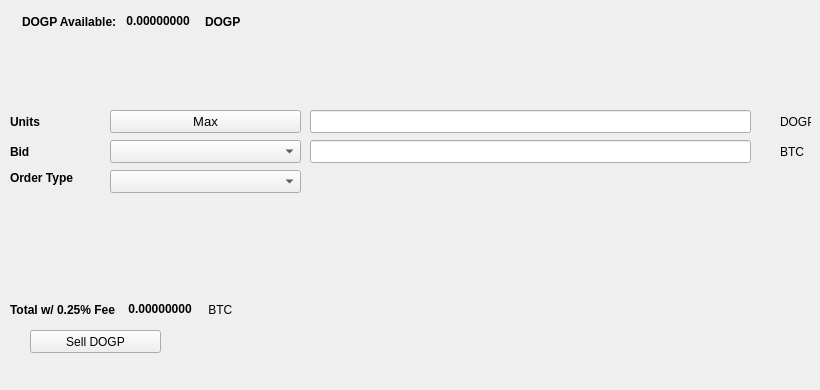
   <widget class="QWidget" name="SellTab">
    <attribute name="title">
     <string>Sell</string>
    </attribute>
    <widget class="QLabel" name="label_16">
     <property name="geometry">
      <rect>
       <x>780</x>
       <y>140</y>
       <width>31</width>
       <height>23</height>
      </rect>
     </property>
     <property name="text">
      <string>BTC</string>
     </property>
    </widget>
    <widget class="QComboBox" name="SellBidcomboBox">
     <property name="geometry">
      <rect>
       <x>110</x>
       <y>140</y>
       <width>191</width>
       <height>23</height>
      </rect>
     </property>
     <property name="font">
      <font>
       <pointsize>10</pointsize>
      </font>
     </property>
    </widget>
    <widget class="QLabel" name="label_18">
     <property name="geometry">
      <rect>
       <x>10</x>
       <y>110</y>
       <width>46</width>
       <height>23</height>
      </rect>
     </property>
     <property name="font">
      <font>
       <weight>75</weight>
       <bold>true</bold>
      </font>
     </property>
     <property name="text">
      <string>Units</string>
     </property>
    </widget>
    <widget class="QPushButton" name="Sell_Max_Amount">
     <property name="geometry">
      <rect>
       <x>110</x>
       <y>110</y>
       <width>191</width>
       <height>23</height>
      </rect>
     </property>
     <property name="font">
      <font>
       <pointsize>10</pointsize>
      </font>
     </property>
     <property name="text">
      <string>Max</string>
     </property>
    </widget>
    <widget class="QLabel" name="label_20">
     <property name="geometry">
      <rect>
       <x>10</x>
       <y>170</y>
       <width>91</width>
       <height>16</height>
      </rect>
     </property>
     <property name="font">
      <font>
       <weight>75</weight>
       <bold>true</bold>
      </font>
     </property>
     <property name="text">
      <string>Order Type</string>
     </property>
    </widget>
    <widget class="QComboBox" name="SellOrdertypeCombo">
     <property name="geometry">
      <rect>
       <x>110</x>
       <y>170</y>
       <width>191</width>
       <height>23</height>
      </rect>
     </property>
     <property name="font">
      <font>
       <pointsize>10</pointsize>
      </font>
     </property>
    </widget>
    <widget class="QLabel" name="label_21">
     <property name="geometry">
      <rect>
       <x>10</x>
       <y>140</y>
       <width>46</width>
       <height>23</height>
      </rect>
     </property>
     <property name="font">
      <font>
       <weight>75</weight>
       <bold>true</bold>
      </font>
     </property>
     <property name="text">
      <string>Bid</string>
     </property>
    </widget>
    <widget class="QLabel" name="label_22">
     <property name="geometry">
      <rect>
       <x>780</x>
       <y>110</y>
       <width>31</width>
       <height>23</height>
      </rect>
     </property>
     <property name="text">
      <string>DOGP</string>
     </property>
    </widget>
    <widget class="QLineEdit" name="UnitsInputDOGP">
     <property name="geometry">
      <rect>
       <x>310</x>
       <y>110</y>
       <width>441</width>
       <height>23</height>
      </rect>
     </property>
     <property name="font">
      <font>
       <pointsize>9</pointsize>
       <weight>75</weight>
       <bold>true</bold>
      </font>
     </property>
    </widget>
    <widget class="QLineEdit" name="SellBidPriceEdit">
     <property name="geometry">
      <rect>
       <x>310</x>
       <y>140</y>
       <width>441</width>
       <height>23</height>
      </rect>
     </property>
     <property name="font">
      <font>
       <pointsize>9</pointsize>
       <weight>75</weight>
       <bold>true</bold>
      </font>
     </property>
    </widget>
    <widget class="QPushButton" name="SellDOGPBTN">
     <property name="geometry">
      <rect>
       <x>30</x>
       <y>330</y>
       <width>131</width>
       <height>23</height>
      </rect>
     </property>
     <property name="text">
      <string>Sell DOGP</string>
     </property>
     <property name="icon">
      <iconset resource="../dogecoinprivate">
       <normaloff>:/icons/bitcoin</normaloff>:/icons/bitcoin</iconset>
     </property>
    </widget>
    <widget class="QWidget" name="layoutWidget3">
     <property name="geometry">
      <rect>
       <x>22</x>
       <y>12</y>
       <width>258</width>
       <height>19</height>
      </rect>
     </property>
     <layout class="QHBoxLayout" name="horizontalLayout">
      <item>
       <widget class="QLabel" name="label232_2">
        <property name="font">
         <font>
          <weight>75</weight>
          <bold>true</bold>
         </font>
        </property>
        <property name="text">
         <string>DOGP Available:</string>
        </property>
       </widget>
      </item>
      <item>
       <widget class="QLabel" name="DOGPAvailableLabel">
        <property name="palette">
         <palette>
          <active>
           <colorrole role="WindowText">
            <brush brushstyle="SolidPattern">
             <color alpha="255">
              <red>0</red>
              <green>0</green>
              <blue>0</blue>
             </color>
            </brush>
           </colorrole>
           <colorrole role="Button">
            <brush brushstyle="SolidPattern">
             <color alpha="255">
              <red>0</red>
              <green>170</green>
              <blue>0</blue>
             </color>
            </brush>
           </colorrole>
           <colorrole role="Light">
            <brush brushstyle="SolidPattern">
             <color alpha="255">
              <red>0</red>
              <green>255</green>
              <blue>0</blue>
             </color>
            </brush>
           </colorrole>
           <colorrole role="Midlight">
            <brush brushstyle="SolidPattern">
             <color alpha="255">
              <red>0</red>
              <green>212</green>
              <blue>0</blue>
             </color>
            </brush>
           </colorrole>
           <colorrole role="Dark">
            <brush brushstyle="SolidPattern">
             <color alpha="255">
              <red>0</red>
              <green>85</green>
              <blue>0</blue>
             </color>
            </brush>
           </colorrole>
           <colorrole role="Mid">
            <brush brushstyle="SolidPattern">
             <color alpha="255">
              <red>0</red>
              <green>113</green>
              <blue>0</blue>
             </color>
            </brush>
           </colorrole>
           <colorrole role="Text">
            <brush brushstyle="SolidPattern">
             <color alpha="255">
              <red>0</red>
              <green>170</green>
              <blue>0</blue>
             </color>
            </brush>
           </colorrole>
           <colorrole role="BrightText">
            <brush brushstyle="SolidPattern">
             <color alpha="255">
              <red>255</red>
              <green>255</green>
              <blue>255</blue>
             </color>
            </brush>
           </colorrole>
           <colorrole role="ButtonText">
            <brush brushstyle="SolidPattern">
             <color alpha="255">
              <red>0</red>
              <green>0</green>
              <blue>0</blue>
             </color>
            </brush>
           </colorrole>
           <colorrole role="Base">
            <brush brushstyle="SolidPattern">
             <color alpha="255">
              <red>255</red>
              <green>255</green>
              <blue>255</blue>
             </color>
            </brush>
           </colorrole>
           <colorrole role="Window">
            <brush brushstyle="SolidPattern">
             <color alpha="255">
              <red>0</red>
              <green>170</green>
              <blue>0</blue>
             </color>
            </brush>
           </colorrole>
           <colorrole role="Shadow">
            <brush brushstyle="SolidPattern">
             <color alpha="255">
              <red>0</red>
              <green>0</green>
              <blue>0</blue>
             </color>
            </brush>
           </colorrole>
           <colorrole role="AlternateBase">
            <brush brushstyle="SolidPattern">
             <color alpha="255">
              <red>127</red>
              <green>212</green>
              <blue>127</blue>
             </color>
            </brush>
           </colorrole>
           <colorrole role="ToolTipBase">
            <brush brushstyle="SolidPattern">
             <color alpha="255">
              <red>255</red>
              <green>255</green>
              <blue>220</blue>
             </color>
            </brush>
           </colorrole>
           <colorrole role="ToolTipText">
            <brush brushstyle="SolidPattern">
             <color alpha="255">
              <red>0</red>
              <green>0</green>
              <blue>0</blue>
             </color>
            </brush>
           </colorrole>
          </active>
          <inactive>
           <colorrole role="WindowText">
            <brush brushstyle="SolidPattern">
             <color alpha="255">
              <red>0</red>
              <green>0</green>
              <blue>0</blue>
             </color>
            </brush>
           </colorrole>
           <colorrole role="Button">
            <brush brushstyle="SolidPattern">
             <color alpha="255">
              <red>0</red>
              <green>170</green>
              <blue>0</blue>
             </color>
            </brush>
           </colorrole>
           <colorrole role="Light">
            <brush brushstyle="SolidPattern">
             <color alpha="255">
              <red>0</red>
              <green>255</green>
              <blue>0</blue>
             </color>
            </brush>
           </colorrole>
           <colorrole role="Midlight">
            <brush brushstyle="SolidPattern">
             <color alpha="255">
              <red>0</red>
              <green>212</green>
              <blue>0</blue>
             </color>
            </brush>
           </colorrole>
           <colorrole role="Dark">
            <brush brushstyle="SolidPattern">
             <color alpha="255">
              <red>0</red>
              <green>85</green>
              <blue>0</blue>
             </color>
            </brush>
           </colorrole>
           <colorrole role="Mid">
            <brush brushstyle="SolidPattern">
             <color alpha="255">
              <red>0</red>
              <green>113</green>
              <blue>0</blue>
             </color>
            </brush>
           </colorrole>
           <colorrole role="Text">
            <brush brushstyle="SolidPattern">
             <color alpha="255">
              <red>0</red>
              <green>170</green>
              <blue>0</blue>
             </color>
            </brush>
           </colorrole>
           <colorrole role="BrightText">
            <brush brushstyle="SolidPattern">
             <color alpha="255">
              <red>255</red>
              <green>255</green>
              <blue>255</blue>
             </color>
            </brush>
           </colorrole>
           <colorrole role="ButtonText">
            <brush brushstyle="SolidPattern">
             <color alpha="255">
              <red>0</red>
              <green>0</green>
              <blue>0</blue>
             </color>
            </brush>
           </colorrole>
           <colorrole role="Base">
            <brush brushstyle="SolidPattern">
             <color alpha="255">
              <red>255</red>
              <green>255</green>
              <blue>255</blue>
             </color>
            </brush>
           </colorrole>
           <colorrole role="Window">
            <brush brushstyle="SolidPattern">
             <color alpha="255">
              <red>0</red>
              <green>170</green>
              <blue>0</blue>
             </color>
            </brush>
           </colorrole>
           <colorrole role="Shadow">
            <brush brushstyle="SolidPattern">
             <color alpha="255">
              <red>0</red>
              <green>0</green>
              <blue>0</blue>
             </color>
            </brush>
           </colorrole>
           <colorrole role="AlternateBase">
            <brush brushstyle="SolidPattern">
             <color alpha="255">
              <red>127</red>
              <green>212</green>
              <blue>127</blue>
             </color>
            </brush>
           </colorrole>
           <colorrole role="ToolTipBase">
            <brush brushstyle="SolidPattern">
             <color alpha="255">
              <red>255</red>
              <green>255</green>
              <blue>220</blue>
             </color>
            </brush>
           </colorrole>
           <colorrole role="ToolTipText">
            <brush brushstyle="SolidPattern">
             <color alpha="255">
              <red>0</red>
              <green>0</green>
              <blue>0</blue>
             </color>
            </brush>
           </colorrole>
          </inactive>
          <disabled>
           <colorrole role="WindowText">
            <brush brushstyle="SolidPattern">
             <color alpha="255">
              <red>0</red>
              <green>85</green>
              <blue>0</blue>
             </color>
            </brush>
           </colorrole>
           <colorrole role="Button">
            <brush brushstyle="SolidPattern">
             <color alpha="255">
              <red>0</red>
              <green>170</green>
              <blue>0</blue>
             </color>
            </brush>
           </colorrole>
           <colorrole role="Light">
            <brush brushstyle="SolidPattern">
             <color alpha="255">
              <red>0</red>
              <green>255</green>
              <blue>0</blue>
             </color>
            </brush>
           </colorrole>
           <colorrole role="Midlight">
            <brush brushstyle="SolidPattern">
             <color alpha="255">
              <red>0</red>
              <green>212</green>
              <blue>0</blue>
             </color>
            </brush>
           </colorrole>
           <colorrole role="Dark">
            <brush brushstyle="SolidPattern">
             <color alpha="255">
              <red>0</red>
              <green>85</green>
              <blue>0</blue>
             </color>
            </brush>
           </colorrole>
           <colorrole role="Mid">
            <brush brushstyle="SolidPattern">
             <color alpha="255">
              <red>0</red>
              <green>113</green>
              <blue>0</blue>
             </color>
            </brush>
           </colorrole>
           <colorrole role="Text">
            <brush brushstyle="SolidPattern">
             <color alpha="255">
              <red>0</red>
              <green>85</green>
              <blue>0</blue>
             </color>
            </brush>
           </colorrole>
           <colorrole role="BrightText">
            <brush brushstyle="SolidPattern">
             <color alpha="255">
              <red>255</red>
              <green>255</green>
              <blue>255</blue>
             </color>
            </brush>
           </colorrole>
           <colorrole role="ButtonText">
            <brush brushstyle="SolidPattern">
             <color alpha="255">
              <red>0</red>
              <green>85</green>
              <blue>0</blue>
             </color>
            </brush>
           </colorrole>
           <colorrole role="Base">
            <brush brushstyle="SolidPattern">
             <color alpha="255">
              <red>0</red>
              <green>170</green>
              <blue>0</blue>
             </color>
            </brush>
           </colorrole>
           <colorrole role="Window">
            <brush brushstyle="SolidPattern">
             <color alpha="255">
              <red>0</red>
              <green>170</green>
              <blue>0</blue>
             </color>
            </brush>
           </colorrole>
           <colorrole role="Shadow">
            <brush brushstyle="SolidPattern">
             <color alpha="255">
              <red>0</red>
              <green>0</green>
              <blue>0</blue>
             </color>
            </brush>
           </colorrole>
           <colorrole role="AlternateBase">
            <brush brushstyle="SolidPattern">
             <color alpha="255">
              <red>0</red>
              <green>170</green>
              <blue>0</blue>
             </color>
            </brush>
           </colorrole>
           <colorrole role="ToolTipBase">
            <brush brushstyle="SolidPattern">
             <color alpha="255">
              <red>255</red>
              <green>255</green>
              <blue>220</blue>
             </color>
            </brush>
           </colorrole>
           <colorrole role="ToolTipText">
            <brush brushstyle="SolidPattern">
             <color alpha="255">
              <red>0</red>
              <green>0</green>
              <blue>0</blue>
             </color>
            </brush>
           </colorrole>
          </disabled>
         </palette>
        </property>
        <property name="font">
         <font>
          <weight>75</weight>
          <bold>true</bold>
         </font>
        </property>
        <property name="text">
         <string> 0.00000000 </string>
        </property>
        <property name="textInteractionFlags">
         <set>Qt::LinksAccessibleByMouse|Qt::TextSelectableByKeyboard|Qt::TextSelectableByMouse</set>
        </property>
       </widget>
      </item>
      <item>
       <widget class="QLabel" name="labelDOGP">
        <property name="font">
         <font>
          <weight>75</weight>
          <bold>true</bold>
         </font>
        </property>
        <property name="text">
         <string>DOGP</string>
        </property>
       </widget>
      </item>
     </layout>
    </widget>
    <widget class="QWidget" name="layoutWidget">
     <property name="geometry">
      <rect>
       <x>10</x>
       <y>300</y>
       <width>268</width>
       <height>19</height>
      </rect>
     </property>
     <layout class="QHBoxLayout" name="horizontalLayout_2">
      <item>
       <widget class="QLabel" name="label_19">
        <property name="font">
         <font>
          <weight>75</weight>
          <bold>true</bold>
         </font>
        </property>
        <property name="text">
         <string>Total w/ 0.25% Fee </string>
        </property>
       </widget>
      </item>
      <item>
       <widget class="QLabel" name="SellCostLabel">
        <property name="palette">
         <palette>
          <active>
           <colorrole role="WindowText">
            <brush brushstyle="SolidPattern">
             <color alpha="255">
              <red>0</red>
              <green>0</green>
              <blue>0</blue>
             </color>
            </brush>
           </colorrole>
           <colorrole role="Button">
            <brush brushstyle="SolidPattern">
             <color alpha="255">
              <red>0</red>
              <green>170</green>
              <blue>0</blue>
             </color>
            </brush>
           </colorrole>
           <colorrole role="Light">
            <brush brushstyle="SolidPattern">
             <color alpha="255">
              <red>0</red>
              <green>255</green>
              <blue>0</blue>
             </color>
            </brush>
           </colorrole>
           <colorrole role="Midlight">
            <brush brushstyle="SolidPattern">
             <color alpha="255">
              <red>0</red>
              <green>212</green>
              <blue>0</blue>
             </color>
            </brush>
           </colorrole>
           <colorrole role="Dark">
            <brush brushstyle="SolidPattern">
             <color alpha="255">
              <red>0</red>
              <green>85</green>
              <blue>0</blue>
             </color>
            </brush>
           </colorrole>
           <colorrole role="Mid">
            <brush brushstyle="SolidPattern">
             <color alpha="255">
              <red>0</red>
              <green>113</green>
              <blue>0</blue>
             </color>
            </brush>
           </colorrole>
           <colorrole role="Text">
            <brush brushstyle="SolidPattern">
             <color alpha="255">
              <red>0</red>
              <green>170</green>
              <blue>0</blue>
             </color>
            </brush>
           </colorrole>
           <colorrole role="BrightText">
            <brush brushstyle="SolidPattern">
             <color alpha="255">
              <red>255</red>
              <green>255</green>
              <blue>255</blue>
             </color>
            </brush>
           </colorrole>
           <colorrole role="ButtonText">
            <brush brushstyle="SolidPattern">
             <color alpha="255">
              <red>0</red>
              <green>0</green>
              <blue>0</blue>
             </color>
            </brush>
           </colorrole>
           <colorrole role="Base">
            <brush brushstyle="SolidPattern">
             <color alpha="255">
              <red>255</red>
              <green>255</green>
              <blue>255</blue>
             </color>
            </brush>
           </colorrole>
           <colorrole role="Window">
            <brush brushstyle="SolidPattern">
             <color alpha="255">
              <red>0</red>
              <green>170</green>
              <blue>0</blue>
             </color>
            </brush>
           </colorrole>
           <colorrole role="Shadow">
            <brush brushstyle="SolidPattern">
             <color alpha="255">
              <red>0</red>
              <green>0</green>
              <blue>0</blue>
             </color>
            </brush>
           </colorrole>
           <colorrole role="AlternateBase">
            <brush brushstyle="SolidPattern">
             <color alpha="255">
              <red>127</red>
              <green>212</green>
              <blue>127</blue>
             </color>
            </brush>
           </colorrole>
           <colorrole role="ToolTipBase">
            <brush brushstyle="SolidPattern">
             <color alpha="255">
              <red>255</red>
              <green>255</green>
              <blue>220</blue>
             </color>
            </brush>
           </colorrole>
           <colorrole role="ToolTipText">
            <brush brushstyle="SolidPattern">
             <color alpha="255">
              <red>0</red>
              <green>0</green>
              <blue>0</blue>
             </color>
            </brush>
           </colorrole>
          </active>
          <inactive>
           <colorrole role="WindowText">
            <brush brushstyle="SolidPattern">
             <color alpha="255">
              <red>0</red>
              <green>0</green>
              <blue>0</blue>
             </color>
            </brush>
           </colorrole>
           <colorrole role="Button">
            <brush brushstyle="SolidPattern">
             <color alpha="255">
              <red>0</red>
              <green>170</green>
              <blue>0</blue>
             </color>
            </brush>
           </colorrole>
           <colorrole role="Light">
            <brush brushstyle="SolidPattern">
             <color alpha="255">
              <red>0</red>
              <green>255</green>
              <blue>0</blue>
             </color>
            </brush>
           </colorrole>
           <colorrole role="Midlight">
            <brush brushstyle="SolidPattern">
             <color alpha="255">
              <red>0</red>
              <green>212</green>
              <blue>0</blue>
             </color>
            </brush>
           </colorrole>
           <colorrole role="Dark">
            <brush brushstyle="SolidPattern">
             <color alpha="255">
              <red>0</red>
              <green>85</green>
              <blue>0</blue>
             </color>
            </brush>
           </colorrole>
           <colorrole role="Mid">
            <brush brushstyle="SolidPattern">
             <color alpha="255">
              <red>0</red>
              <green>113</green>
              <blue>0</blue>
             </color>
            </brush>
           </colorrole>
           <colorrole role="Text">
            <brush brushstyle="SolidPattern">
             <color alpha="255">
              <red>0</red>
              <green>170</green>
              <blue>0</blue>
             </color>
            </brush>
           </colorrole>
           <colorrole role="BrightText">
            <brush brushstyle="SolidPattern">
             <color alpha="255">
              <red>255</red>
              <green>255</green>
              <blue>255</blue>
             </color>
            </brush>
           </colorrole>
           <colorrole role="ButtonText">
            <brush brushstyle="SolidPattern">
             <color alpha="255">
              <red>0</red>
              <green>0</green>
              <blue>0</blue>
             </color>
            </brush>
           </colorrole>
           <colorrole role="Base">
            <brush brushstyle="SolidPattern">
             <color alpha="255">
              <red>255</red>
              <green>255</green>
              <blue>255</blue>
             </color>
            </brush>
           </colorrole>
           <colorrole role="Window">
            <brush brushstyle="SolidPattern">
             <color alpha="255">
              <red>0</red>
              <green>170</green>
              <blue>0</blue>
             </color>
            </brush>
           </colorrole>
           <colorrole role="Shadow">
            <brush brushstyle="SolidPattern">
             <color alpha="255">
              <red>0</red>
              <green>0</green>
              <blue>0</blue>
             </color>
            </brush>
           </colorrole>
           <colorrole role="AlternateBase">
            <brush brushstyle="SolidPattern">
             <color alpha="255">
              <red>127</red>
              <green>212</green>
              <blue>127</blue>
             </color>
            </brush>
           </colorrole>
           <colorrole role="ToolTipBase">
            <brush brushstyle="SolidPattern">
             <color alpha="255">
              <red>255</red>
              <green>255</green>
              <blue>220</blue>
             </color>
            </brush>
           </colorrole>
           <colorrole role="ToolTipText">
            <brush brushstyle="SolidPattern">
             <color alpha="255">
              <red>0</red>
              <green>0</green>
              <blue>0</blue>
             </color>
            </brush>
           </colorrole>
          </inactive>
          <disabled>
           <colorrole role="WindowText">
            <brush brushstyle="SolidPattern">
             <color alpha="255">
              <red>0</red>
              <green>85</green>
              <blue>0</blue>
             </color>
            </brush>
           </colorrole>
           <colorrole role="Button">
            <brush brushstyle="SolidPattern">
             <color alpha="255">
              <red>0</red>
              <green>170</green>
              <blue>0</blue>
             </color>
            </brush>
           </colorrole>
           <colorrole role="Light">
            <brush brushstyle="SolidPattern">
             <color alpha="255">
              <red>0</red>
              <green>255</green>
              <blue>0</blue>
             </color>
            </brush>
           </colorrole>
           <colorrole role="Midlight">
            <brush brushstyle="SolidPattern">
             <color alpha="255">
              <red>0</red>
              <green>212</green>
              <blue>0</blue>
             </color>
            </brush>
           </colorrole>
           <colorrole role="Dark">
            <brush brushstyle="SolidPattern">
             <color alpha="255">
              <red>0</red>
              <green>85</green>
              <blue>0</blue>
             </color>
            </brush>
           </colorrole>
           <colorrole role="Mid">
            <brush brushstyle="SolidPattern">
             <color alpha="255">
              <red>0</red>
              <green>113</green>
              <blue>0</blue>
             </color>
            </brush>
           </colorrole>
           <colorrole role="Text">
            <brush brushstyle="SolidPattern">
             <color alpha="255">
              <red>0</red>
              <green>85</green>
              <blue>0</blue>
             </color>
            </brush>
           </colorrole>
           <colorrole role="BrightText">
            <brush brushstyle="SolidPattern">
             <color alpha="255">
              <red>255</red>
              <green>255</green>
              <blue>255</blue>
             </color>
            </brush>
           </colorrole>
           <colorrole role="ButtonText">
            <brush brushstyle="SolidPattern">
             <color alpha="255">
              <red>0</red>
              <green>85</green>
              <blue>0</blue>
             </color>
            </brush>
           </colorrole>
           <colorrole role="Base">
            <brush brushstyle="SolidPattern">
             <color alpha="255">
              <red>0</red>
              <green>170</green>
              <blue>0</blue>
             </color>
            </brush>
           </colorrole>
           <colorrole role="Window">
            <brush brushstyle="SolidPattern">
             <color alpha="255">
              <red>0</red>
              <green>170</green>
              <blue>0</blue>
             </color>
            </brush>
           </colorrole>
           <colorrole role="Shadow">
            <brush brushstyle="SolidPattern">
             <color alpha="255">
              <red>0</red>
              <green>0</green>
              <blue>0</blue>
             </color>
            </brush>
           </colorrole>
           <colorrole role="AlternateBase">
            <brush brushstyle="SolidPattern">
             <color alpha="255">
              <red>0</red>
              <green>170</green>
              <blue>0</blue>
             </color>
            </brush>
           </colorrole>
           <colorrole role="ToolTipBase">
            <brush brushstyle="SolidPattern">
             <color alpha="255">
              <red>255</red>
              <green>255</green>
              <blue>220</blue>
             </color>
            </brush>
           </colorrole>
           <colorrole role="ToolTipText">
            <brush brushstyle="SolidPattern">
             <color alpha="255">
              <red>0</red>
              <green>0</green>
              <blue>0</blue>
             </color>
            </brush>
           </colorrole>
          </disabled>
         </palette>
        </property>
        <property name="font">
         <font>
          <weight>75</weight>
          <bold>true</bold>
         </font>
        </property>
        <property name="autoFillBackground">
         <bool>false</bool>
        </property>
        <property name="text">
         <string> 0.00000000</string>
        </property>
        <property name="textInteractionFlags">
         <set>Qt::LinksAccessibleByMouse|Qt::TextSelectableByMouse</set>
        </property>
       </widget>
      </item>
      <item>
       <widget class="QLabel" name="label_17">
        <property name="font">
         <font>
          <weight>50</weight>
          <bold>false</bold>
         </font>
        </property>
        <property name="text">
         <string> BTC</string>
        </property>
       </widget>
      </item>
     </layout>
    </widget>
    <widget class="QLabel" name="label_23">
     <property name="geometry">
      <rect>
       <x>460</x>
       <y>300</y>
       <width>281</width>
       <height>81</height>
      </rect>
     </property>
     <property name="text">
      <string/>
     </property>
     <property name="pixmap">
      <pixmap>:/images/bittrex</pixmap>
     </property>
    </widget>
   </widget>
